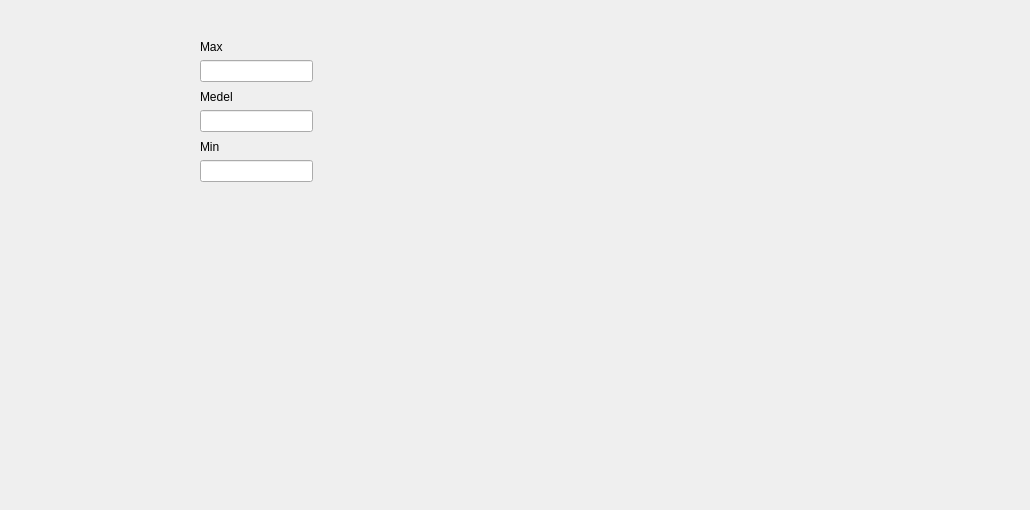
       <widget class="QWidget" name="tab_17">
        <attribute name="title">
         <string>Vinst/Utdel</string>
        </attribute>
        <widget class="QwtPlot" name="qwtPlotEarningDiv_16">
         <property name="geometry">
          <rect>
           <x>340</x>
           <y>10</y>
           <width>681</width>
           <height>491</height>
          </rect>
         </property>
        </widget>
        <widget class="QLabel" name="label_75">
         <property name="geometry">
          <rect>
           <x>200</x>
           <y>140</y>
           <width>59</width>
           <height>14</height>
          </rect>
         </property>
         <property name="text">
          <string>Min</string>
         </property>
        </widget>
        <widget class="QLabel" name="labelResEarningDiv">
         <property name="geometry">
          <rect>
           <x>200</x>
           <y>20</y>
           <width>131</width>
           <height>16</height>
          </rect>
         </property>
         <property name="text">
          <string/>
         </property>
        </widget>
        <widget class="QLineEdit" name="lineEditMaxtEarningDiv">
         <property name="geometry">
          <rect>
           <x>200</x>
           <y>60</y>
           <width>113</width>
           <height>22</height>
          </rect>
         </property>
        </widget>
        <widget class="QLineEdit" name="lineEditMintEarningDiv">
         <property name="geometry">
          <rect>
           <x>200</x>
           <y>160</y>
           <width>113</width>
           <height>22</height>
          </rect>
         </property>
        </widget>
        <widget class="QLineEdit" name="lineEditAvgtEarningDiv">
         <property name="geometry">
          <rect>
           <x>200</x>
           <y>110</y>
           <width>113</width>
           <height>22</height>
          </rect>
         </property>
        </widget>
        <widget class="QLabel" name="label_76">
         <property name="geometry">
          <rect>
           <x>200</x>
           <y>40</y>
           <width>59</width>
           <height>14</height>
          </rect>
         </property>
         <property name="text">
          <string>Max</string>
         </property>
        </widget>
        <widget class="QLabel" name="label_77">
         <property name="geometry">
          <rect>
           <x>200</x>
           <y>90</y>
           <width>59</width>
           <height>14</height>
          </rect>
         </property>
         <property name="text">
          <string>Medel</string>
         </property>
        </widget>
       </widget>
